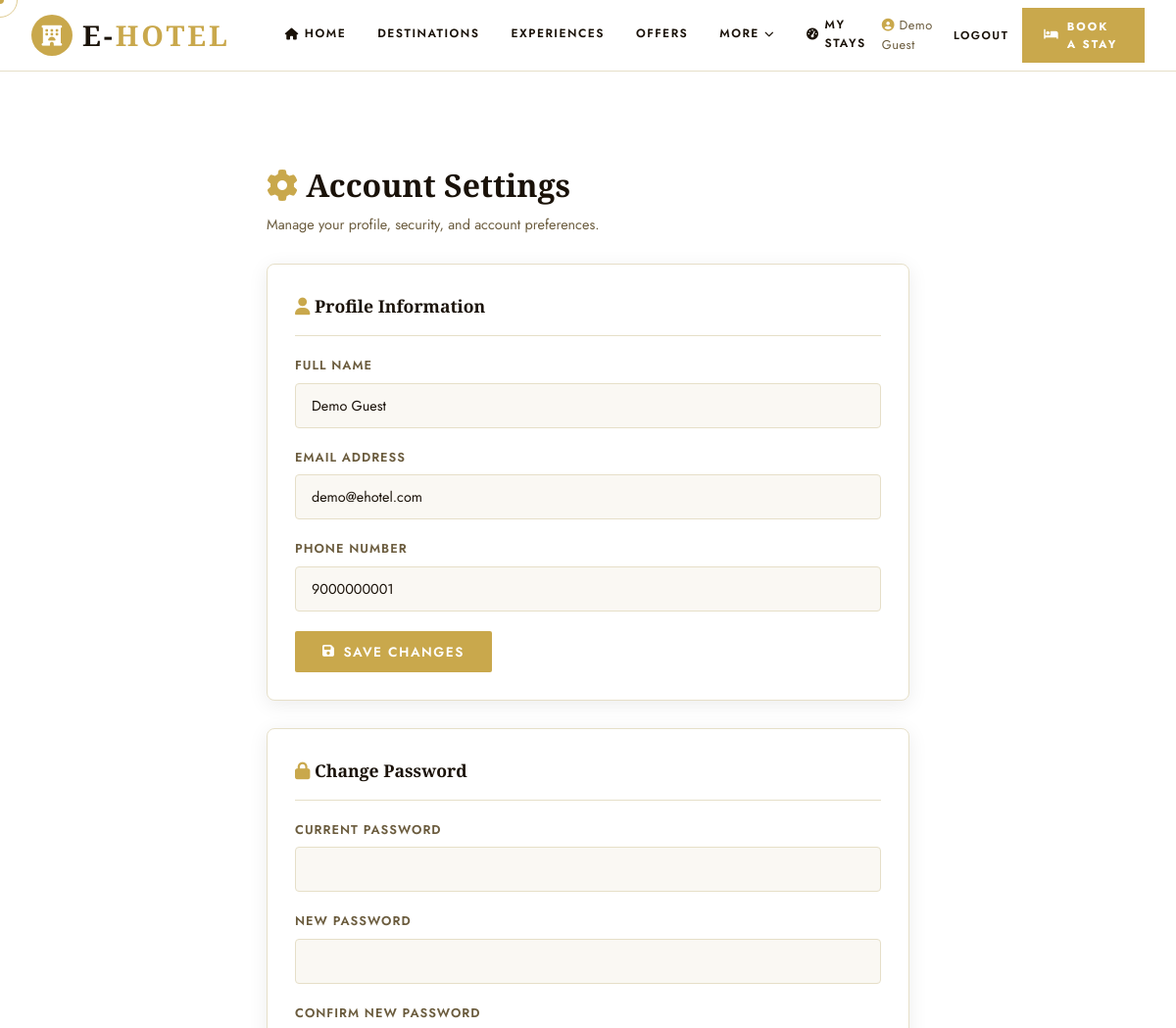
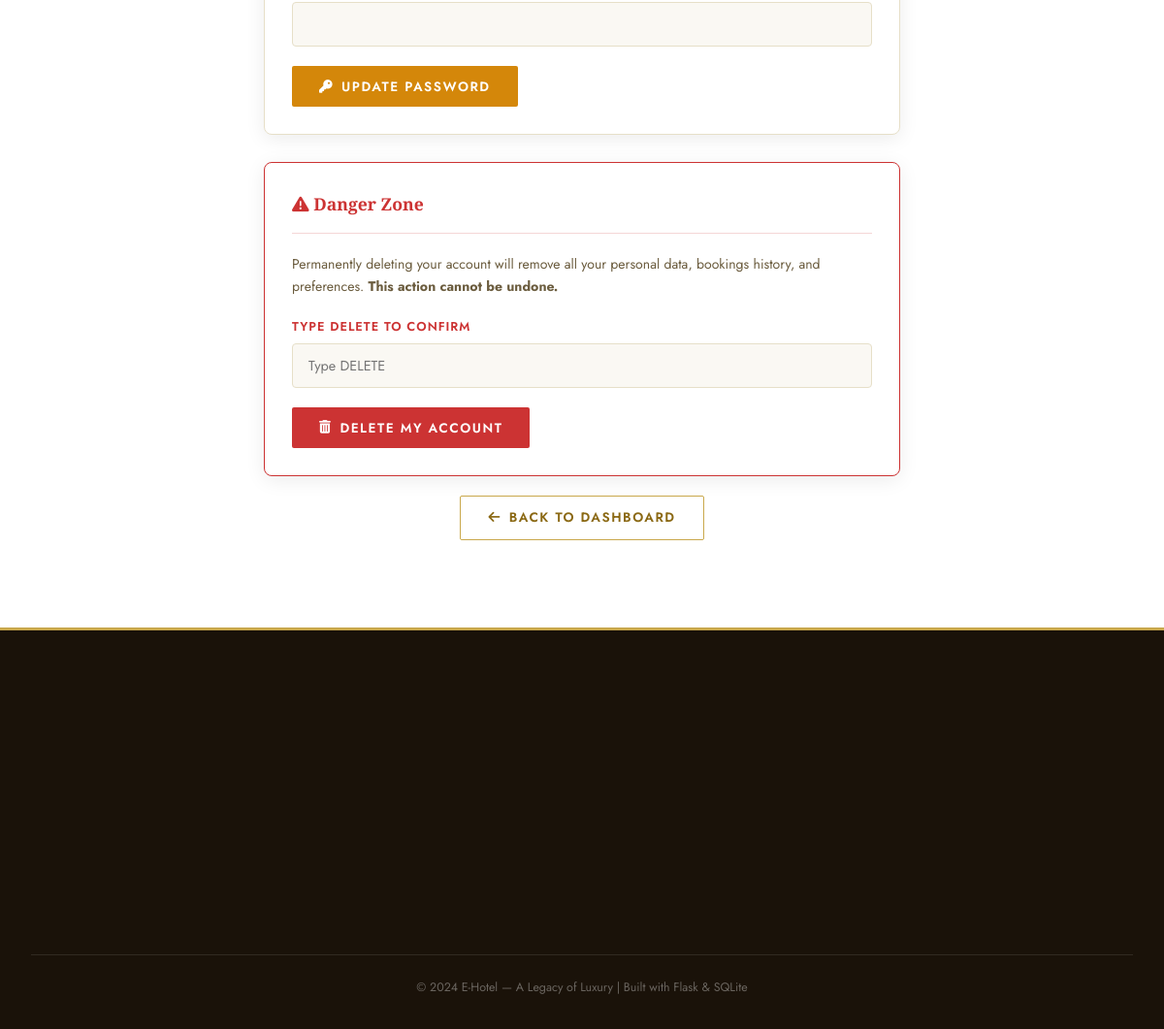
The app's page /settings (signed in) with its own data (2 pictures, top to bottom).
### tables this page shows
CREATE TABLE users (
                id          INTEGER PRIMARY KEY AUTOINCREMENT,
                name        TEXT NOT NULL,
                email       TEXT UNIQUE NOT NULL,
                phone       TEXT,
                password    TEXT NOT NULL,
                created_at  DATETIME DEFAULT CURRENT_TIMESTAMP
            );

### routes/customer_routes.py (the view, shortened to what this page needs)
    @app.route('/settings', methods=['GET', 'POST'])
    @login_required
    def customer_settings():
        user_id = session['user_id']
        user    = query_db("SELECT * FROM users WHERE id=?", [user_id], one=True)
        return render_template('customer/settings.html', user=user)

### utils/auth.py (called while the page is built)
def login_required(f):
    @wraps(f)  # Keeps the original function's name and docstring
    def decorated_function(*args, **kwargs):
        if 'user_id' not in session:
            flash('Please login to continue.', 'warning')
            return redirect(url_for('customer_login'))
        return f(*args, **kwargs)
    return decorated_function

### utils/db.py (called while the page is built)
def get_db():
    db = getattr(g, '_database', None)
    if db is None:
        db = g._database = sqlite3.connect(DATABASE)
        db.row_factory = sqlite3.Row
    return db

def query_db(query, args=(), one=False, commit=False):
    db  = get_db()
    cur = db.execute(query, args)
    if commit:
        db.commit()
        return cur.lastrowid
    rows = cur.fetchall()
    return rows[0] if (one and rows) else (None if one else rows)

### templates/customer/settings.html (shortened to what this page needs)
{% extends "base.html" %}
{% block content %}
<section class="section">
  <div class="container" style="max-width:720px;margin:0 auto;">
    <div class="panel-header anim-fade-up">
      <h1><i class="fas fa-cog text-accent"></i> Account Settings</h1>
      <p>Manage your profile, security, and account preferences.</p>
    </div>
    <div class="card anim-fade-up mb-3">
      <div class="card-header">
        <h2 class="card-title"><i class="fas fa-user text-accent"></i> Profile Information</h2>
      </div>
      <form method="post" action="{{ url_for('customer_settings') }}">
        <div class="form-group">
          <label class="form-label">Full Name</label>
          <input type="text" name="name" class="form-control" value="{{ user['name'] }}" required>
        </div>
        <div class="form-group">
          <label class="form-label">Email Address</label>
          <input type="email" name="email" class="form-control" value="{{ user['email'] }}" required>
        </div>
        <div class="form-group">
          <label class="form-label">Phone Number</label>
          <input type="tel" name="phone" class="form-control" value="{{ user['phone'] or '' }}" placeholder="+91 XXXXX XXXXX">
        </div>
        <button type="submit" class="btn btn-primary"><i class="fas fa-save"></i> Save Changes</button>
      </form>
    </div>
    <div class="card anim-fade-up mb-3">
      <div class="card-header">
        <h2 class="card-title"><i class="fas fa-lock text-accent"></i> Change Password</h2>
      </div>
      <form method="post" action="{{ url_for('customer_settings') }}">
        <div class="form-group">
          <label class="form-label">Current Password</label>
          <input type="password" name="old_password" class="form-control" required>
        </div>
        <div class="form-group">
          <label class="form-label">New Password</label>
          <input type="password" name="new_password" class="form-control" minlength="6" required>
        </div>
        <div class="form-group">
          <label class="form-label">Confirm New Password</label>
          <input type="password" name="confirm_password" class="form-control" minlength="6" required>
        </div>
        <button type="submit" class="btn btn-warning"><i class="fas fa-key"></i> Update Password</button>
      </form>
    </div>
    <div class="card anim-fade-up" style="border-color: var(--danger);">
      <div class="card-header" style="border-bottom-color: rgba(204,51,51,.2);">
        <h2 class="card-title" style="color:var(--danger);"><i class="fas fa-exclamation-triangle"></i> Danger Zone</h2>
      </div>
      <p style="color:var(--text2); font-size:.88rem; margin-bottom:20px;">
        Permanently deleting your account will remove all your personal data, bookings history, and preferences.
        <strong>This action cannot be undone.</strong>
      </p>
      <form method="post" action="{{ url_for('customer_settings') }}" onsubmit="return confirm('This will permanently delete your account. Are you absolutely sure?');">
        <div class="form-group">
          <label class="form-label" style="color:var(--danger);">Type DELETE to confirm</label>
          <input type="text" name="confirm_delete" class="form-control" placeholder="Type DELETE" pattern="DELETE" required>
        </div>
        <button type="submit" class="btn btn-danger"><i class="fas fa-trash-alt"></i> Delete My Account</button>
      </form>
    </div>
    <div style="margin-top:20px;text-align:center;">
      <a href="{{ url_for('customer_dashboard') }}" class="btn btn-outline">
        <i class="fas fa-arrow-left"></i> Back to Dashboard
      </a>
    </div>
  </div>
</section>
{% endblock %}

### templates/base.html (shortened to what this page needs)
<!DOCTYPE html>
<html lang="en">
<head>
  <link rel="stylesheet" href="{{ url_for('static', filename='css/style.css') }}">
  <link rel="stylesheet" href="{{ url_for('static', filename='css/animations.css') }}">
  <link rel="stylesheet" href="https://cdnjs.cloudflare.com/ajax/libs/font-awesome/6.5.0/css/all.min.css">
</head>
<body>
  <nav class="navbar" id="mainNavbar">
    <div class="navbar-inner">
      <a href="{{ url_for('index') }}" class="navbar-brand">
        <div class="brand-icon"><i class="fas fa-hotel"></i></div>
        <span class="brand-name">E-<span>Hotel</span></span>
      </a>
      <ul class="navbar-nav" id="mainNav">
        <li>
          <a href="{{ url_for('index') }}" class="{{ 'nav-active' if request.endpoint == 'index' else '' }}">
            <i class="fas fa-home nav-icon-sm"></i> Home
          </a>
        </li>
        <li>
          <a href="/destinations">Destinations</a>
        </li>
        <li>
          <a href="/experiences">Experiences</a>
        </li>
        <li>
          <a href="/offers">Offers</a>
        </li>
        <li>
          <a href="/about">More <i class="fas fa-chevron-down nav-arrow"></i></a>
        </li>
        {% if 'user_id' in session %}
        <li><a href="{{ url_for('customer_dashboard') }}"><i class="fas fa-tachometer-alt"></i> My Stays</a></li>
        {% endif %}
      </ul>
      <div class="navbar-actions">
        {% if 'user_id' in session %}
        <span style="font-size:.8rem;color:var(--text2);letter-spacing:.5px;">
          <i class="fas fa-user-circle" style="color:var(--accent)"></i>
          {{ session.user_name }}
        </span>
        <a href="{{ url_for('customer_logout') }}" class="nav-login-link">Logout</a>
        {% else %}
        <a href="{{ url_for('customer_login') }}" class="nav-login-link">Login / Join</a>
        {% endif %}
        <a href="{{ url_for('destinations') }}" class="btn-book-stay">
          <i class="fas fa-bed"></i> Book a Stay
        </a>
      </div>
    </div>
  </nav>
  {% block content %}{% endblock %}
  <footer class="footer">
    <div class="container">
      <div class="footer-grid">
      </div>
      <div class="footer-bottom">
        <p>&copy; 2024 E-Hotel &mdash; A Legacy of Luxury | Built with Flask &amp; SQLite</p>
      </div>
    </div>
  </footer>
</body>
</html>

### static/css/animations.css (style rules this page uses)
html { scroll-behavior: auto; }
*, *::before, *::after { cursor: none !important; }
.navbar .navbar-inner { transition: height 0.3s cubic-bezier(.25,.46,.45,.94); }
.navbar-nav > li > a { position: relative; }
.navbar-nav > li > a::after { content: ''; position: absolute; bottom: 0; left: 16px; right: 16px; height: 2px; background: var(--accent); transform: scaleX(0); transform-origin: center; transition: transform 0.35s cubic-bezier(.25,.46,.45,.94); }
.btn-primary:not(:disabled) { animation: btnPulse 2.5s infinite; }

### records on screen
users: user_name "Demo Guest", name "Demo Guest", email "demo@ehotel.com", phone "9000000001"
